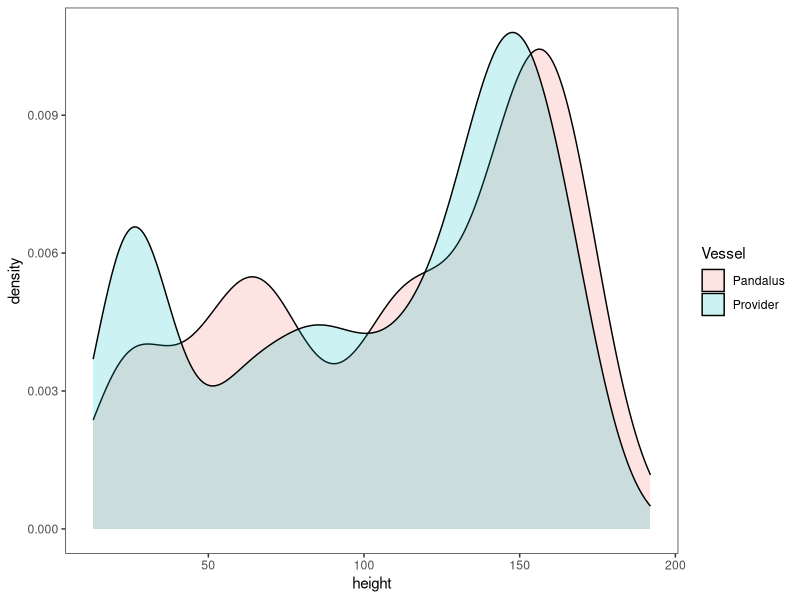
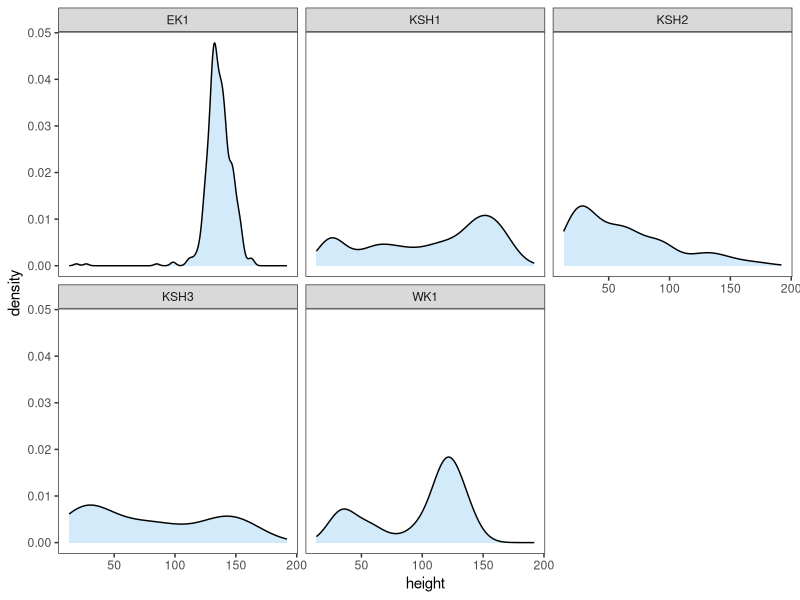
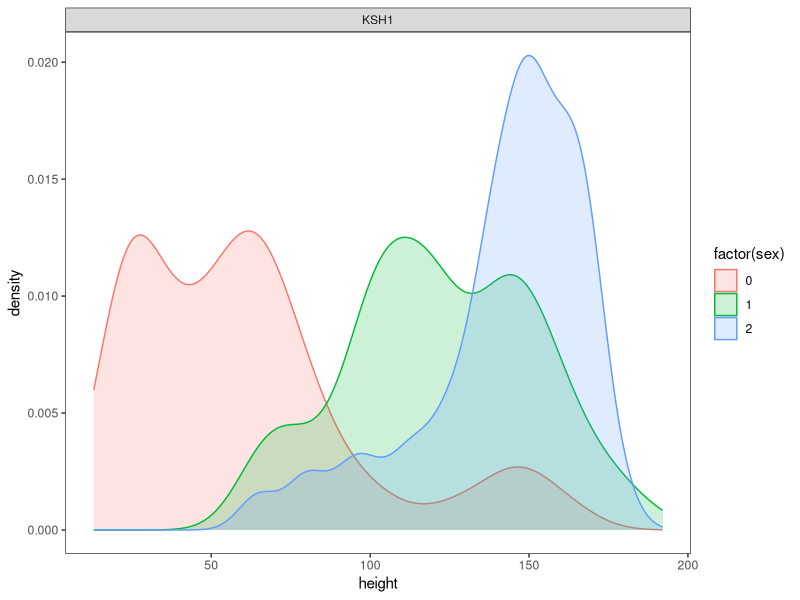

The R script that drew these images, in order: (Note: this script raises an error after producing the figures.)
# load ----
library(tidyverse)
theme_set(theme_bw()+ 
            theme(panel.grid.major = element_blank(),
                  panel.grid.minor = element_blank()))
library (xtable)
library (knitr)
options (scipen = 999)

# data ----
#clean up event data- change names and data types etc.
events <- read.csv('./data/events_2016_161027.csv')
events %>% mutate(ID = gsub(" ", "", STATION_ID),date = as.Date(DATE_SET, format='%m-%d-%Y'),
                  year = as.numeric(format(date, "%Y"))) %>% 
  select(year=year, date=date, Event = EVENT_ID, District = DISTRICT, 
         Dredge = DREDGE_ID, Bed = BED_SW, Type = STATION_TYPE, ID = ID, 
         slat = START_LATITUDE, slon=START_LONGITUDE, sdepth = DEPTH_START_F, 
         stime = START_TIME, speed=TOW_SPEED, maxdepth=Max_Dpth_fa, mindepth=Min_Dpth_fa, 
         elat=END_LATITUDE, elon=END_LONGITUDE, edepth=DEPTH_END_F, etime=END_TIME, 
         calc_length=TOW_LENGTH_CALC, field_length=TOW_LENGTH_FIELD,length=TOW_LENGTH_DESIGNATED,
         performance=GEAR_PERFORMANCE_CODE_SW, Vessel=VESSEL_NAME) %>% 
  filter (performance == 1, Type != "Ancillary") -> event

catch <- read.csv('./data/catchComp_2016_161027.csv')
catch %>% select(Event = EVENT_ID, species=RACE_CODE, 
                 size_class=SCAL_SIZE_CLASS, count=COUNT,
                 sample_wt=SAMPLE_WT_KG, cond = CONDITION_CODE_RII, 
                 sample_type = SAMPLE_TYPE)  %>%
  filter (Event %in% event$Event) -> catch

awl <- read.csv('./data/awl_2016_161027.csv')
awl %>% select(Event = EVENT_ID, species=RACE_CODE, weight=WHOLE_WT_GRAMS, 
               worm=SHELL_WORM_SW, height=SHELL_HEIGHT_MM, sex=SEX_SW, 
               gonad_cond=SCAL_GONAD_COND, blister=MUD_BLISTER_SW, 
               meat_cond=MEAT_CONDITION_SW, clapper = CLAPPER, 
               sample_type = SAMPLE_TYPE, meat_wt = MEAT_WEIGHT_GRAMS) %>%
  filter (Event %in% event$Event) -> awl


# height ----
#height/weight relationship
awl %>% left_join(event) %>% filter(Bed=='KSH1') %>% 
   ggplot(aes(height, fill=Vessel))+geom_density(alpha=.2)
   


#ggsave("./figs/Fig1.tiff", dpi=300, height=6, width=6, units="in")

#height densities - this way includes <100mm shells
awl %>% left_join(event) %>% 
  ggplot(aes(height))+geom_density(alpha=.2,fill=4)+facet_wrap(~Bed)

#height densities - 
awl %>% left_join(event) %>% filter(Bed=='KSH1', sex!='NA') %>% 
  ggplot(aes(height, fill=factor(sex),color=factor(sex)))+geom_density(alpha=.2)+facet_wrap(~Bed)
# getting some issues between using 0 and using NA - need to examine this.

# OTHER SCAL BIOLOGICAL DATA TABLES ----

awl %>% filter(species == 74120, is.na(clapper)) %>% left_join (event) -> bio # not adding events with no scals

# freq table for each variable by bed. 
worm <- table(bio$worm, bio$Bed) 
gonad <- table(bio$gonad_cond, bio$Bed) 
blist <- table(bio$blister, bio$Bed) 
weak <- table(bio$meat_cond, bio$Bed) 
clap <- table(bio$clapper, bio$Bed) 

# prop tables 
worm.p <- round(prop.table(worm, 2) * 100, 2) 
gonad.p <- round(prop.table(gonad, 2) * 100, 2)
blist.p <- round(prop.table(blist, 2) * 100, 2) 
weak.p <- round(prop.table(weak, 2) * 100, 2) 

# bind n row to prop table 
worm.pn <-  rbind(worm.p, margin.table(worm, 2))
gonad.pn <- rbind(gonad.p, margin.table(gonad, 2))
blist.pn <- rbind(blist.p, margin.table(blist, 2))
weak.pn <-  rbind(weak.p, margin.table(weak, 2))

# change row names.  Should use LUTs or some other type of substitution, in case classes observed in future changes. 
worm.pn <- as.data.frame(worm.pn) %>% mutate(Percent=c("0%", "1 - 24%", "25 - 49%", "50 - 74%", "75 - 100%", "n"))
gonad.pn <- as.data.frame(gonad.pn) %>% mutate(Stage=c("Immature", "Empty", "Initial Recovery", "Filling", "Full", "Cannot Determine", "n"))
blist.pn <- as.data.frame(blist.pn) %>% mutate(Percent = c("0%", "1 - 24%", "25 - 49%", "50 - 74%", "n"))   # no 4's (75-100%) this year
weak.pn <- as.data.frame(weak.pn) %>% mutate(Meats = c("Good", "Weak", "n"))

# reorder kayak beds together
worm.pn <- worm.pn[,c("Percent","EK1","WK1","KSH1", "KSH2", "KSH3")]
gonad.pn <- gonad.pn[,c("Stage","EK1","WK1","KSH1", "KSH2", "KSH3")]
blist.pn <- blist.pn[,c("Percent","EK1","WK1","KSH1", "KSH2", "KSH3")]
weak.pn <- weak.pn[,c('Meats',"EK1","WK1","KSH1", "KSH2", "KSH3")]


write_csv(worm.pn,'./output/worm.csv')
write_csv(gonad.pn,'./output/gonad.csv')
write_csv(blist.pn,'./output/blist.csv')
write_csv(weak.pn,'./output/weak.csv')



awl %>% filter(species == 74120, !is.na(clapper)) %>% 
   left_join(event) %>% 
   ggplot(aes(height))+geom_histogram(fill=4, alpha=.2, color=1,bins=50)+facet_wrap(~Bed, ncol=1,scale='free_y')+
   xlab('Shell height (mm)')+ylab('Number') + theme(strip.background = element_blank())

ggsave("./figs/Clappers.png", dpi=300, height=8.5, width=6.5, units="in")

# # cumbersome code to limit number of digits row-wise. Bottom row is n, others are %. 
# worm.dig <- matrix  (c(rep(2,nrow(worm.pn) - 1),0),  nrow=nrow(worm.pn),  ncol=ncol(worm.pn) + 1) 
# gonad.dig <- matrix (c(rep(2,nrow(gonad.pn) - 1),0), nrow=nrow(gonad.pn), ncol=ncol(gonad.pn) + 1) 
# blist.dig <- matrix (c(rep(2,nrow(blist.pn) - 1),0), nrow=nrow(blist.pn), ncol=ncol(blist.pn) + 1) 
# weak.dig <- matrix  (c(rep(2,nrow(weak.pn) - 1),0),  nrow=nrow(weak.pn),  ncol=ncol(weak.pn) + 1) 
# 
# # html tables. Insert this to rmd. Latex tables look better but not supported by word.
# print(xtable(worm.pn,digits=worm.dig), type = 'html')
# print(xtable(gonad.pn,digits=gonad.dig), type = 'html')
# print(xtable(blist.pn,digits=blist.dig), type = 'html')
# print(xtable(weak.pn,digits=weak.dig), type = 'html')  
# 
# # kable tables, as preview. but kable doesn't preserve digit formating.
# kable(xtable(worm.pn,digits=worm.dig))  
# kable(xtable(gonad.pn,digits=gonad.dig)) 
# kable(xtable(blist.pn,digits=blist.dig)) 
# kable(xtable(weak.pn,digits=weak.dig))   
# 
# options(scipen = 0)
